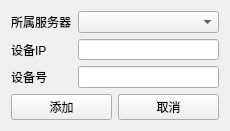
<?xml version="1.0" encoding="UTF-8"?>
<ui version="4.0">
 <class>DevManger</class>
 <widget class="QWidget" name="DevManger">
  <property name="geometry">
   <rect>
    <x>0</x>
    <y>0</y>
    <width>230</width>
    <height>131</height>
   </rect>
  </property>
  <property name="minimumSize">
   <size>
    <width>230</width>
    <height>131</height>
   </size>
  </property>
  <property name="maximumSize">
   <size>
    <width>230</width>
    <height>131</height>
   </size>
  </property>
  <property name="windowTitle">
   <string>Form</string>
  </property>
  <layout class="QVBoxLayout" name="verticalLayout_2">
   <item>
    <layout class="QVBoxLayout" name="verticalLayout">
     <item>
      <layout class="QGridLayout" name="gridLayout">
       <item row="1" column="0">
        <widget class="QLabel" name="label">
         <property name="text">
          <string>所属服务器</string>
         </property>
        </widget>
       </item>
       <item row="2" column="0">
        <widget class="QLabel" name="label_2">
         <property name="text">
          <string>设备IP</string>
         </property>
        </widget>
       </item>
       <item row="2" column="1">
        <widget class="QLineEdit" name="devIpEdit"/>
       </item>
       <item row="3" column="0">
        <widget class="QLabel" name="label_3">
         <property name="text">
          <string>设备号</string>
         </property>
        </widget>
       </item>
       <item row="3" column="1">
        <widget class="QLineEdit" name="devNoEdit"/>
       </item>
       <item row="1" column="1">
        <widget class="QComboBox" name="hostComboBox"/>
       </item>
      </layout>
     </item>
     <item>
      <layout class="QHBoxLayout" name="horizontalLayout">
       <item>
        <widget class="QPushButton" name="addDevBtn">
         <property name="text">
          <string>添加</string>
         </property>
        </widget>
       </item>
       <item>
        <widget class="QPushButton" name="exitBtn">
         <property name="text">
          <string>取消</string>
         </property>
        </widget>
       </item>
      </layout>
     </item>
    </layout>
   </item>
  </layout>
 </widget>
 <resources/>
 <connections/>
</ui>
